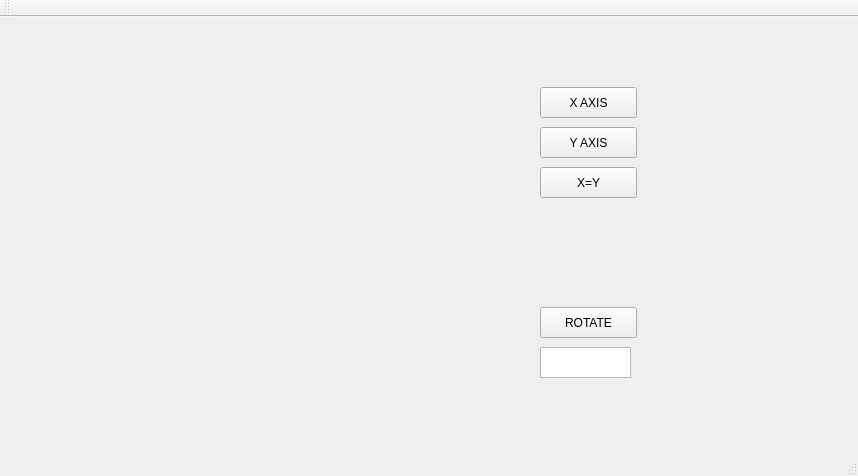
<?xml version="1.0" encoding="UTF-8"?>
<ui version="4.0">
 <class>MainWindow</class>
 <widget class="QMainWindow" name="MainWindow">
  <property name="geometry">
   <rect>
    <x>0</x>
    <y>0</y>
    <width>858</width>
    <height>476</height>
   </rect>
  </property>
  <property name="windowTitle">
   <string>MainWindow</string>
  </property>
  <widget class="QWidget" name="centralWidget">
   <widget class="QLabel" name="label">
    <property name="geometry">
     <rect>
      <x>0</x>
      <y>0</y>
      <width>400</width>
      <height>400</height>
     </rect>
    </property>
    <property name="text">
     <string/>
    </property>
   </widget>
   <widget class="QPushButton" name="pushButton">
    <property name="geometry">
     <rect>
      <x>540</x>
      <y>70</y>
      <width>97</width>
      <height>31</height>
     </rect>
    </property>
    <property name="text">
     <string>X AXIS</string>
    </property>
   </widget>
   <widget class="QPushButton" name="pushButton_2">
    <property name="geometry">
     <rect>
      <x>540</x>
      <y>110</y>
      <width>97</width>
      <height>31</height>
     </rect>
    </property>
    <property name="text">
     <string>Y AXIS</string>
    </property>
   </widget>
   <widget class="QPushButton" name="pushButton_3">
    <property name="geometry">
     <rect>
      <x>540</x>
      <y>150</y>
      <width>97</width>
      <height>31</height>
     </rect>
    </property>
    <property name="text">
     <string>X=Y</string>
    </property>
   </widget>
   <widget class="QTextEdit" name="textEdit">
    <property name="geometry">
     <rect>
      <x>540</x>
      <y>330</y>
      <width>91</width>
      <height>31</height>
     </rect>
    </property>
    <property name="html">
     <string>&lt;!DOCTYPE HTML PUBLIC &quot;-//W3C//DTD HTML 4.0//EN&quot; &quot;http://www.w3.org/TR/REC-html40/strict.dtd&quot;&gt;
&lt;html&gt;&lt;head&gt;&lt;meta name=&quot;qrichtext&quot; content=&quot;1&quot; /&gt;&lt;style type=&quot;text/css&quot;&gt;
p, li { white-space: pre-wrap; }
&lt;/style&gt;&lt;/head&gt;&lt;body style=&quot; font-family:'Cantarell'; font-size:11pt; font-weight:400; font-style:normal;&quot;&gt;
&lt;p style=&quot;-qt-paragraph-type:empty; margin-top:0px; margin-bottom:0px; margin-left:0px; margin-right:0px; -qt-block-indent:0; text-indent:0px;&quot;&gt;&lt;br /&gt;&lt;/p&gt;&lt;/body&gt;&lt;/html&gt;</string>
    </property>
   </widget>
   <widget class="QPushButton" name="pushButton_4">
    <property name="geometry">
     <rect>
      <x>540</x>
      <y>290</y>
      <width>97</width>
      <height>31</height>
     </rect>
    </property>
    <property name="text">
     <string>ROTATE</string>
    </property>
   </widget>
   <zorder>textEdit</zorder>
   <zorder>label</zorder>
   <zorder>pushButton</zorder>
   <zorder>pushButton_2</zorder>
   <zorder>pushButton_3</zorder>
   <zorder>pushButton_4</zorder>
  </widget>
  <widget class="QMenuBar" name="menuBar">
   <property name="geometry">
    <rect>
     <x>0</x>
     <y>0</y>
     <width>858</width>
     <height>27</height>
    </rect>
   </property>
  </widget>
  <widget class="QToolBar" name="mainToolBar">
   <attribute name="toolBarArea">
    <enum>TopToolBarArea</enum>
   </attribute>
   <attribute name="toolBarBreak">
    <bool>false</bool>
   </attribute>
  </widget>
  <widget class="QStatusBar" name="statusBar"/>
 </widget>
 <layoutdefault spacing="6" margin="11"/>
 <resources/>
 <connections/>
</ui>
